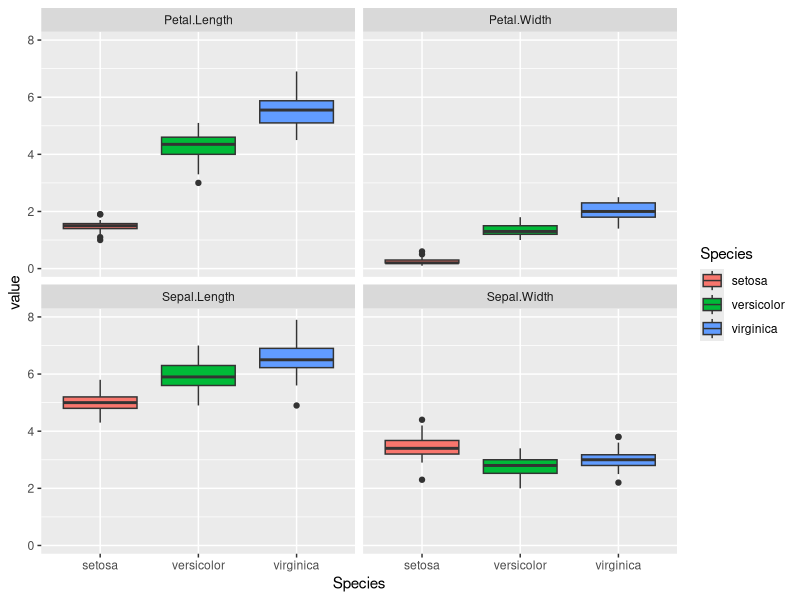
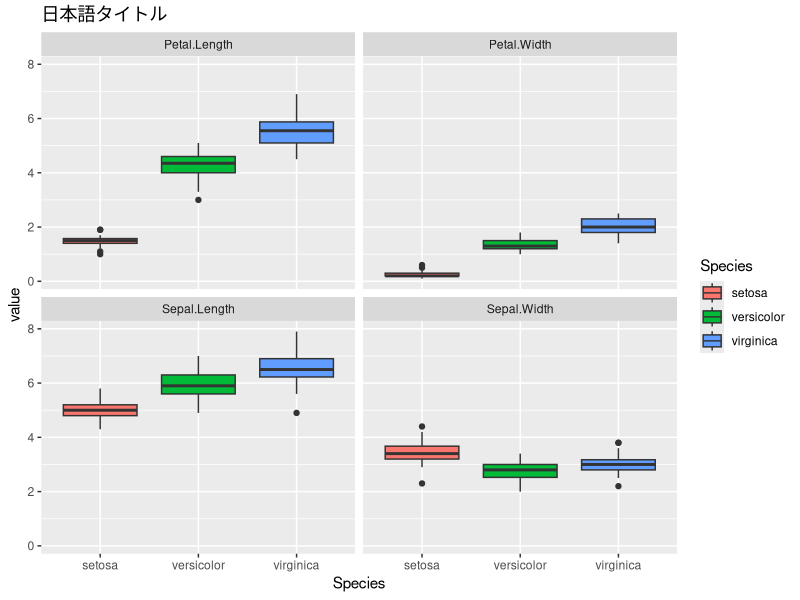

R code for these plots, in order:
# ggplot2 pdf出力
library(tidyverse)
dat <- as_tibble(iris)

dat_long <- dat %>%
  gather(key="part", value="value",-Species) %>%
  mutate(part = as.factor(part))
p <- ggplot(dat_long, aes(x=Species, y=value, fill=Species)) +
  geom_boxplot() +
  facet_wrap(~part)

# pdfに出力
pdf("figure/iris.pdf", width=7, height=7)
print(p)
dev.off()

# 日本語を使う
p1 <- p +
  ggtitle("日本語タイトル") +
  theme(plot.title=element_text(family="Japan1GothicBBB"))
pdf("figure/iris_ja.pdf", width=7, height=7)
print(p1)
dev.off()


